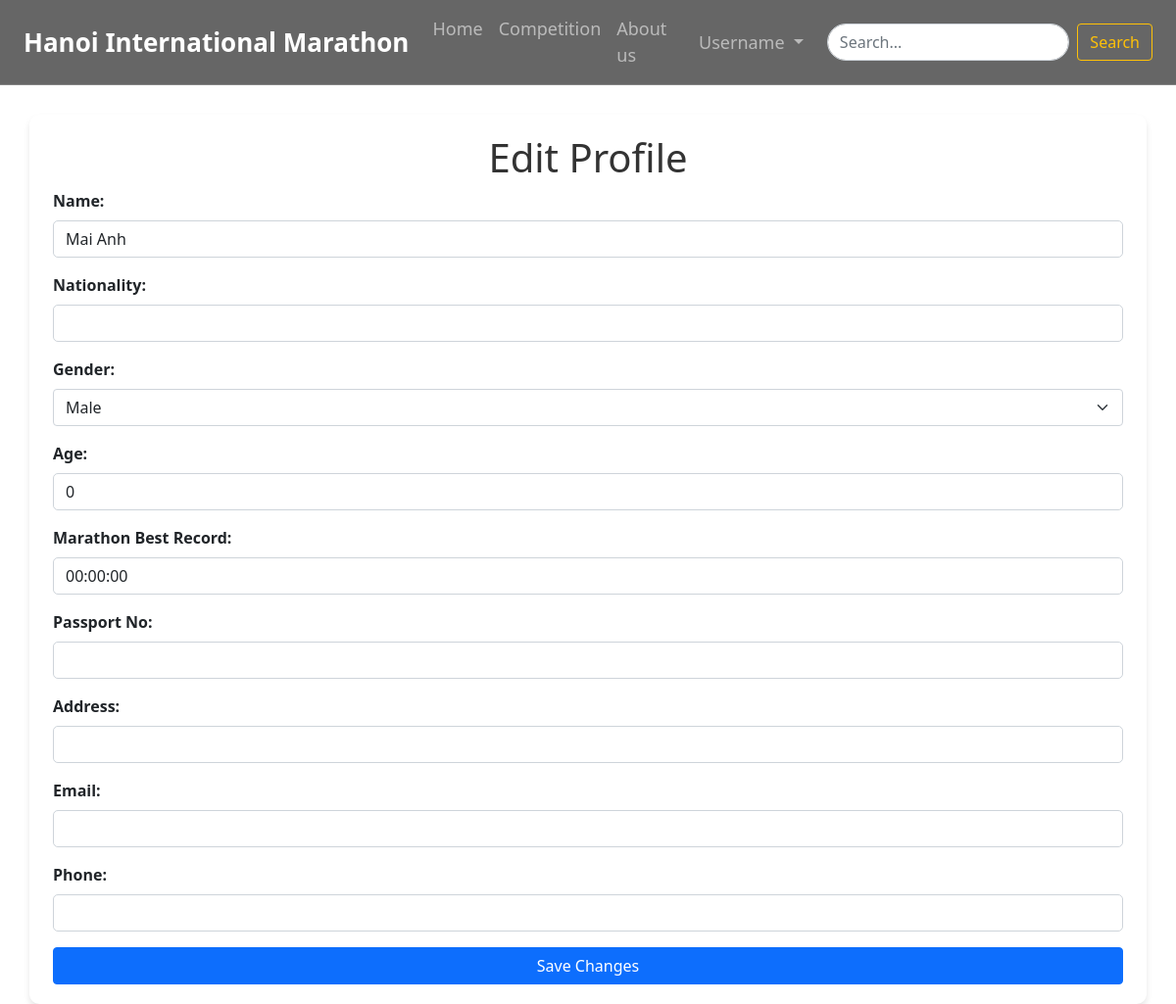
/admin/edit_profile.php (signed in), run on the app's committed database.
### tables this page shows
CREATE TABLE `participant` (
  `UserID` int(11) NOT NULL,
  `Name` varchar(255) DEFAULT NULL,
  `BestRecord` time DEFAULT NULL,
  `Nationality` varchar(100) DEFAULT NULL,
  `PassportNO` varchar(50) DEFAULT NULL,
  `Sex` enum('Male','Female','Other') DEFAULT NULL,
  `Age` int(11) DEFAULT NULL,
  `Email` varchar(255) DEFAULT NULL,
  `Phone` varchar(20) DEFAULT NULL,
  `Address` varchar(255) DEFAULT NULL
);

### admin/edit_profile.php (the view, shortened to what this page needs)
<?php
require_once(__DIR__ . '/../config.php');
$username = $_SESSION['username'];
$id = "SELECT * FROM user WHERE username = '$username'";
$result = $conn->query($id);
$row = $result->fetch_assoc();
$userID = $row['UserID'];
$query = "SELECT * FROM participant WHERE UserID= '$userID'";
$result = $conn->query($query);
if ($result && $result->num_rows > 0) {
    $row = $result->fetch_assoc();
    $name = $row['Name'];
    $nationality = $row['Nationality'];
    $sex = $row['Sex'];
    $age = $row['Age'];
    $marathon_best_record = $row['BestRecord'];
    $passport_no = $row['PassportNO'];
    $address = $row['Address'];
    $email = $row['Email'];
    $phone = $row['Phone'];
} else {
    $name = $nationality = $sex = $age = $marathon_best_record = $passport_no = $address = $email = $phone = '';
}
?>
<!DOCTYPE html>
<html lang="en">
<head>
    <link href="https://cdn.jsdelivr.net/npm/bootstrap@5.3.0/dist/css/bootstrap.min.css" rel="stylesheet">
</head>
<body>
    <?php include('../includes/loggedin_admin.php'); ?>
    <div class="container">
        <h1>Edit Profile</h1>
        <form action="update_profile.php" method="post" novalidate>
            <div class="mb-3">
                <label for="name" class="form-label">Name:</label>
                <input type="text" id="name" name="name" class="form-control" value="<?php echo htmlspecialchars($name); ?>" required>
            </div>
            <div class="mb-3">
                <label for="nationality" class="form-label">Nationality:</label>
                <input type="text" id="nationality" name="nationality" class="form-control" value="<?php echo htmlspecialchars($nationality); ?>" required>
            </div>
            <div class="mb-3">
                <label for="sex" class="form-label">Gender:</label>
                <select id="sex" name="sex" class="form-select">
                    <option value="Male" <?php if ($sex == 'Male') echo 'selected'; ?>>Male</option>
                </select>
            </div>
            <div class="mb-3">
                <label for="age" class="form-label">Age:</label>
                <input type="number" id="age" name="age" class="form-control" value="<?php echo htmlspecialchars($age); ?>" required>
            </div>
            <div class="mb-3">
                <label for="marathon_best_record" class="form-label">Marathon Best Record:</label>
                <input type="text" id="marathon_best_record" name="marathon_best_record" class="form-control" value="<?php echo htmlspecialchars($marathon_best_record); ?>">
            </div>
            <div class="mb-3">
                <label for="passport_no" class="form-label">Passport No:</label>
                <input type="text" id="passport_no" name="passport_no" class="form-control" value="<?php echo htmlspecialchars($passport_no); ?>">
            </div>
            <div class="mb-3">
                <label for="address" class="form-label">Address:</label>
                <input type="text" id="address" name="address" class="form-control" value="<?php echo htmlspecialchars($address); ?>" required>
            </div>
            <div class="mb-3">
                <label for="email" class="form-label">Email:</label>
                <input type="email" id="email" name="email" class="form-control" value="<?php echo htmlspecialchars($email); ?>" required>
            </div>
            <div class="mb-3">
                <label for="phone" class="form-label">Phone:</label>
                <input type="tel" id="phone" name="phone" class="form-control" value="<?php echo htmlspecialchars($phone); ?>" required>
            </div>
            <button type="submit" class="btn btn-primary w-100">Save Changes</button>
        </form>
    </div>
</body>
</html>

### admin/edit_profile.php (style rules this page uses)
body { background-color: #f8f9fa; }
.container { margin-top: 30px; max-width: 600px; padding: 20px; background-color: #fff; border-radius: 10px; box-shadow: 0 4px 6px rgba(0, 0, 0, 0.1); }
h1 { color: #333; font-size: 28px; text-align: center; margin-bottom: 20px; }
.btn-primary { background-color: #4a90e2; border: none; transition: all 0.3s ease; }
label { font-weight: bold; }
input[type="text"], input[type="email"], input[type="number"], input[type="tel"], select { border-radius: 5px; }

### includes/loggedin_admin.php (style rules this page uses)
.form-control { border-radius: 20px; transition: box-shadow 0.3s ease-in-out; }

### data on the page
participant: name "Mai Anh", sex "Male", age "0", marathon_best_record "00:00:00"
